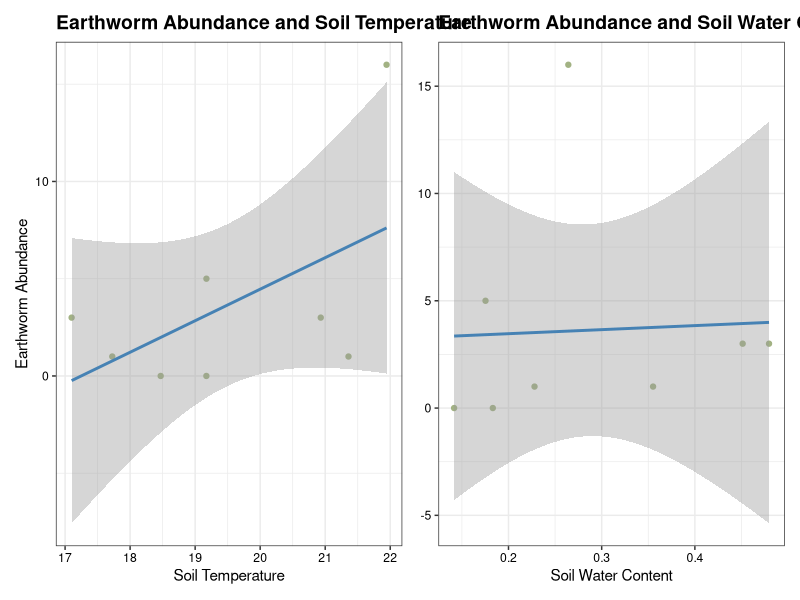

This chart was generated by the following R code:
# This code will create the two regression plots for my comparison of earthworm
# abundance with mean temperature and mean water content

library(tidyverse)
library(readxl)
library(patchwork)

# load data from soil sensors and earthworm collection

Soil_Data <- read_csv("Worm Soil Data_v8Jul24.csv")
Earthworms <- read_excel("Worm Survey_v18Jun24.xlsx")

# Cleans the data sets for usage

Soil_Data$Date <- lubridate::mdy_hm(Soil_Data$Date)

mean_Soil_Temp <- Soil_Data |> 
  select(contains("Temperature")) |>
  summarise(across(everything(), mean, na.rm = TRUE))

mean_Soil_Water <- Soil_Data |> 
  select(contains("Water")) |>
  summarise(across(everything(), mean, na.rm = TRUE))

Earthworm_Abundance <- Earthworms |>
  group_by(Site, Quadrat) |>
  count(Quadrat) |>
  ungroup(Site, Quadrat) |>
  add_row(Site = "RBP", Quadrat = "0105", n = 0) |>
  add_row(Site = "RBP", Quadrat = "0107", n = 0) |>
  add_row(Site = "TFO", Quadrat = "0204", n = 0) |>
  rename(Abundance = n)


# pivot long from each column 

LongTempSoil <- mean_Soil_Temp |> 
  pivot_longer(cols = contains("Temperature"), values_to = "Temperature")

LongWaterSoil <- mean_Soil_Water |>
  pivot_longer(cols = contains("Water"), values_to = "Water Content")

# Seperate name column into three using a space as the delimiter

LongTempSoil <- LongTempSoil |> 
  separate(name, into = c("Type", "Site", "Quadrat"), sep = " ") |> 
  select(-Type)

LongWaterSoil <- LongWaterSoil |>
  separate(name, into = c("Water", "Content", "Site", "Quadrat"), sep = " ") |>
  select(-Water, -Content)

# Join LongSoil and Earthworm_Abundance by Site and Quad

tot_temp <-  left_join(LongTempSoil, Earthworm_Abundance, by = c("Site", "Quadrat")) |>
  filter(Quadrat != "0306")

tot_water <- left_join(LongWaterSoil, Earthworm_Abundance, by = c("Site", "Quadrat")) |>
  filter(Quadrat != "0306")

# Create the regression plots

plot_temp <- ggplot(tot_temp, aes(x = Temperature, y = Abundance)) +
  theme_bw() +
  theme(
    plot.title = element_text(face = "bold", size = 14),
    axis.text = element_text(color = "black")
  ) +
  geom_point(color = "#A2B283") +
  geom_smooth(method = "lm", color = "steelblue") +
  labs(
    title = "Earthworm Abundance and Soil Temperature",
    x = "Soil Temperature", y = "Earthworm Abundance",) 

plot_water <- ggplot( tot_water, aes(x = `Water Content`, y = Abundance)) +
  theme_bw() +
  theme(
    plot.title = element_text(face = "bold", size = 14),
    axis.text = element_text(color = "black")
  ) +
  geom_point(color = "#A2B283") +
  geom_smooth(method = "lm", color = "steelblue") +
  labs(
    title = "Earthworm Abundance and Soil Water Content",
    x = "Soil Water Content", y = "Earthworm Abundance")

regression_plots <- plot_temp + plot_water 

regression_plots  +
  plot_layout(axes = "collect")

# Obtains the R^2 values for the regression plots
tot_temp_lm <- lm(tot_temp$Abundance ~ tot_temp$Temperature)
tot_water_lm <- lm(tot_water$Abundance ~ tot_water$`Water Content`)
 
summary(tot_water_lm)$r.squared 
summary(tot_temp_lm)$r.squared
